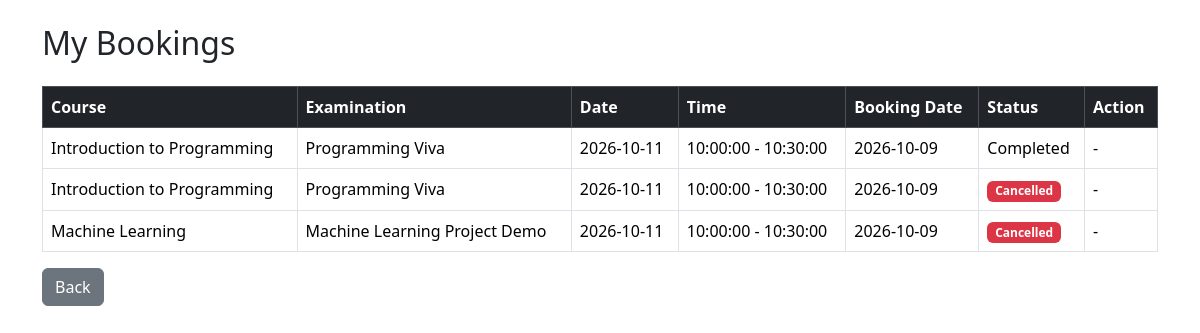
Page /students/bookings (signed in) on the earlier database version.
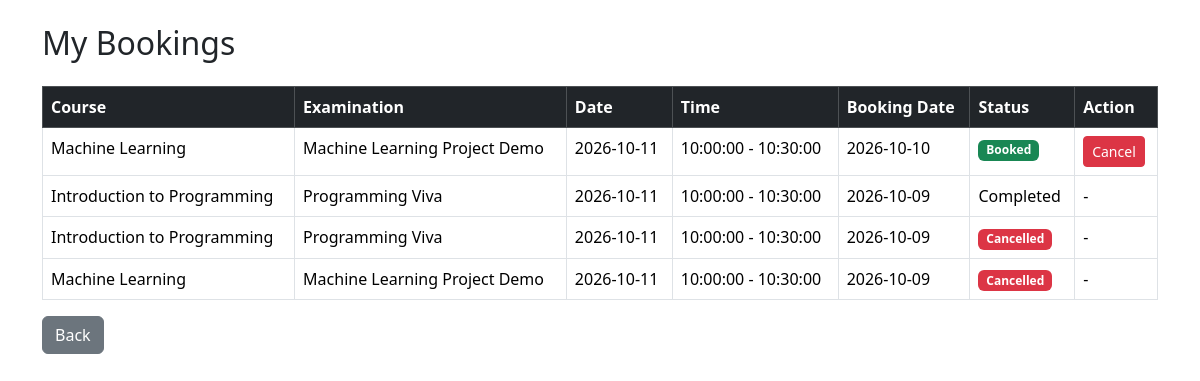
Same page on the later database version.
### models.py (models this page shows)
class Booking(db.Model):
    __tablename__ = "bookings"
    id = db.Column(db.Integer, primary_key=True)
    student_id = db.Column(db.Integer, db.ForeignKey("users.id"), nullable=False)
    slot_id = db.Column(db.Integer, db.ForeignKey("slots.id"), nullable=False)
    booking_date = db.Column(db.Date)
    status = db.Column(db.String(30), default="Booked")
    marks = db.Column(db.Integer)
    note = db.Column(db.Text)
    student = db.relationship("User", backref="bookings")
    slot = db.relationship("ExaminationSlot", backref="bookings")

class Course(db.Model):
    __tablename__ = "courses"
    id = db.Column(db.Integer, primary_key=True)
    code = db.Column(db.String(20), unique=True, nullable=False)
    name = db.Column(db.String(100), nullable=False)
    description = db.Column(db.Text)
    status = db.Column(db.String(20), default="Active")

class Examination(db.Model):
    __tablename__ = "examinations"
    id = db.Column(db.Integer, primary_key=True)
    course_id = db.Column(db.Integer, db.ForeignKey("courses.id"), nullable=False)
    examiner_id = db.Column(db.Integer, db.ForeignKey("users.id"), nullable=True)
    name = db.Column(db.String(100), nullable=False)
    exam_type = db.Column(db.String(30))
    duration = db.Column(db.Integer)
    max_marks = db.Column(db.Integer)
    slot_creation_start = db.Column(db.Date)
    slot_creation_end = db.Column(db.Date)
    booking_start = db.Column(db.Date)
    booking_end = db.Column(db.Date)
    status = db.Column(db.String(30))
    examiner = db.relationship(
        "User",
        foreign_keys=[examiner_id],
        backref="assigned_examinations"
    )
    course = db.relationship(
        "Course",
        backref="examinations"
    )

class ExaminationSlot(db.Model):
    __tablename__ = "slots"
    id = db.Column(db.Integer, primary_key=True)
    examination_id = db.Column(db.Integer, db.ForeignKey("examinations.id"), nullable=False)
    examiner_id = db.Column(db.Integer, db.ForeignKey("users.id"), nullable=False)
    date = db.Column(db.Date)
    start_time = db.Column(db.Time)
    end_time = db.Column(db.Time)
    capacity = db.Column(db.Integer)
    available_seats = db.Column(db.Integer)
    status = db.Column(db.String(30), default="Available")
    examination = db.relationship(
        "Examination",
        backref="slots"
    )
    examiner = db.relationship(
        "User",
        foreign_keys=[examiner_id],
        backref="examiner_slots"
    )

### app.py (the view)
@app.route("/students/bookings")
@login_required
def student_bookings():
    if current_user.role != "student":
        return redirect(url_for("login"))
    bookings = Booking.query.filter_by(
        student_id=current_user.id
    ).order_by(
        Booking.booking_date.desc()
    ).all()
    return render_template("student/bookings.html", bookings=bookings)

### app.py (called while the page is built)
@login_manager.user_loader
def load_user(user_id):
    return db.session.get(User, int(user_id))

### templates/student/bookings.html (shortened to what this page needs)
<!DOCTYPE html>
<html>
<head>
    <link
        href="https://cdn.jsdelivr.net/npm/bootstrap@5.3.3/dist/css/bootstrap.min.css"
        rel="stylesheet"
    >
</head>
<body>
<div class="container mt-4">
    <h2 class="mb-4">My Bookings</h2>
    <table class="table table-bordered table-hover">
        <thead class="table-dark">
            <tr>
                <th>Course</th>
                <th>Examination</th>
                <th>Date</th>
                <th>Time</th>
                <th>Booking Date</th>
                <th>Status</th>
                <th>Action</th>
            </tr>
        </thead>
        <tbody>
        {% for booking in bookings %}
        <tr>
            <td>
                {{ booking.slot.examination.course.name }}
            </td>
            <td>
                {{ booking.slot.examination.name }}
            </td>
            <td>
                {{ booking.slot.date }}
            </td>
            <td>
                {{ booking.slot.start_time }}
                -
                {{ booking.slot.end_time }}
            </td>
            <td>
                {{ booking.booking_date }}
            </td>
            <td>
                {% if booking.status == "Booked" %}
                    <span class="badge bg-success">
                        Booked
                    </span>
                {% elif booking.status == "Cancelled" %}
                    <span class="badge bg-danger">
                        Cancelled
                    </span>
                {% else %}
                    {{ booking.status }}
                {% endif %}
            </td>
            <td>
                {% if booking.status == "Booked" %}
                <form
                    method="POST"
                    action="{{ url_for('cancel_booking', id=booking.id) }}"
                >
                    <button
                        type="submit"
                        class="btn btn-danger btn-sm"
                    >
                        Cancel
                    </button>
                </form>
                {% else %}
                    -
                {% endif %}
            </td>
        </tr>
        {% else %}
        <tr>
            <td colspan="7" class="text-center">
                No booking history found.
            </td>
        </tr>
        {% endfor %}
        </tbody>
    </table>
    <a
        href="{{ url_for('student_dashboard') }}"
        class="btn btn-secondary"
    >
        Back
    </a>
</div>
</body>
</html>

Differences in the rows shown:
added Booking: slot.examination.course.name "Machine Learning", slot.examination.name "Machine Learning Project Demo", slot "2026-10-11", slot.start_time "10:00:00", slot.end_time "10:30:00", booking_date "2026-10-10", status "Booked"
